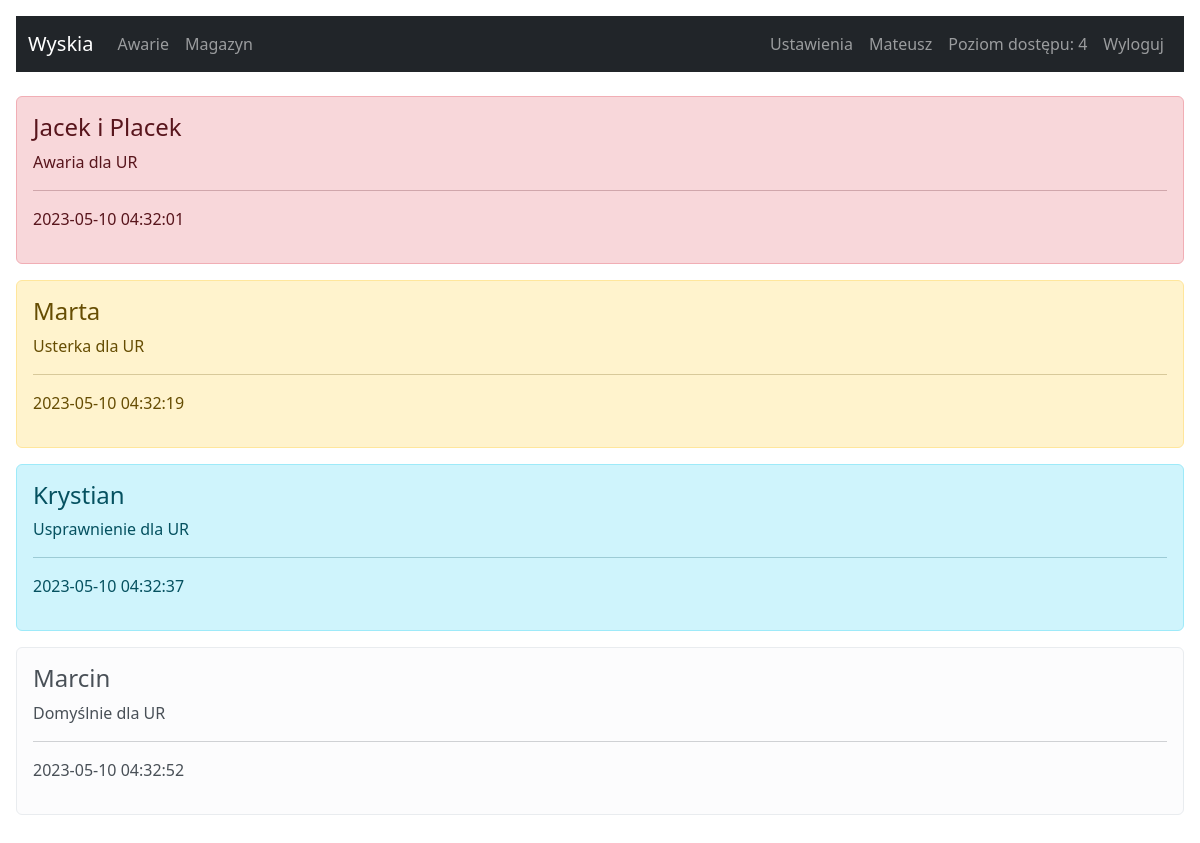
The page / (signed in) on the database its author committed.
### tables this page shows
CREATE TABLE users (
		id INTEGER NOT NULL, 
		login VARCHAR(140), 
		password VARCHAR(140),
		rank INTEGER, name TEXT,
		PRIMARY KEY (id)
	);

CREATE TABLE message (
    notifier VARCHAR(255),
    message VARCHAR(255),
    type_message VARCHAR(255),
    date_added DATE);

### app.py (the view)
@app.route('/')
@flask_login.login_required
def base():
   query_select = f"SELECT * FROM message"
   rows = sql_select(query_select)
   return render_template('index.html', rows=rows)

### app.py (called while the page is built)
def get_db_connection():
   con = sql.connect('wsb.sqlite')
   con.row_factory = sql.Row
   return con

def sql_select(query_select):
   con = get_db_connection()
   cur = con.cursor()
   cur.execute(query_select)
   row = cur.fetchall()
   con.close()
   return row

@login_manager.user_loader
def user_loader(login_email):
   if login_email not in users:
      return
   user = User()
   user.id = login_email
   user.rank = users[login_email]['rank']
   user.name = users[login_email]['name']
   return user

### templates/index.html
{% extends 'base.html' %}
{% block content %}
    {% for row in rows %}
    <div class="alert alert-{{row['type_message']}}" role="alert">
      <h4 class="alert-heading">{{row['notifier']}}</h4>
      <p>{{row['message']}}</p>
      <hr>
      <p>{{row['date_added']}}</p>
    </div>
    {% endfor %}
{% endblock %}

### templates/navbar.html (shortened to what this page needs)
<nav class="navbar navbar-expand-lg navbar-dark bg-dark">
  <div class="container-fluid">
    <a class="navbar-brand" href="/">Wyskia</a>
    <div class="collapse navbar-collapse" id="navbarSupportedContent">
      <ul class="navbar-nav me-auto mb-2 mb-lg-0">
        <li class="nav-item">
          <a class="nav-link" href="/management-failure">Awarie</a>
        </li>
        <li class="nav-item">
          <a class="nav-link" href="/management-warehouse">Magazyn</a>
        </li>
      </ul>
      <ul class="navbar-nav me-right mb-2 mb-lg-0">
        <li class="nav-item">
          <a class="nav-link" href="/settings">Ustawienia</a>
        </li>
        <li class="nav-item">
          <a class="nav-link" disabled> {{ current_user.id }}</a>
        </li>
        <li class="nav-item">
          <a class="nav-link" disabled> Poziom dostępu: {{ current_user.rank }}</a>
        </li>
        <li class="nav-item">
          <a class="nav-link" href="/logout">Wyloguj</a>
        </li>
      </ul>
    </div>
  </div>
</nav>

### rows shown on the page
users: rank "4"
message: notifier "Jacek i Placek", message "Awaria dla UR", date_added "2023-05-10 04:32:01"
message: notifier "Marta", message "Usterka dla UR", date_added "2023-05-10 04:32:19"
message: notifier "Krystian", message "Usprawnienie dla UR", date_added "2023-05-10 04:32:37"
message: notifier "Marcin", message "Domyślnie dla UR", date_added "2023-05-10 04:32:52"

### other values the page prints
{{ current_user.id }} "Mateusz"
